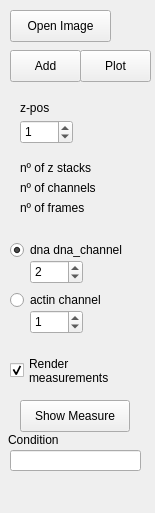
<?xml version="1.0" encoding="UTF-8"?>
<ui version="4.0">
 <class>Form</class>
 <widget class="QWidget" name="Form">
  <property name="geometry">
   <rect>
    <x>0</x>
    <y>0</y>
    <width>155</width>
    <height>513</height>
   </rect>
  </property>
  <property name="windowTitle">
   <string>Form</string>
  </property>
  <widget class="QPushButton" name="openButton">
   <property name="geometry">
    <rect>
     <x>10</x>
     <y>10</y>
     <width>101</width>
     <height>32</height>
    </rect>
   </property>
   <property name="text">
    <string>Open Image</string>
   </property>
  </widget>
  <widget class="QLabel" name="nzsLbl">
   <property name="geometry">
    <rect>
     <x>20</x>
     <y>160</y>
     <width>81</width>
     <height>16</height>
    </rect>
   </property>
   <property name="text">
    <string>nº of z stacks</string>
   </property>
  </widget>
  <widget class="QSpinBox" name="dnaSpin">
   <property name="geometry">
    <rect>
     <x>30</x>
     <y>260</y>
     <width>53</width>
     <height>24</height>
    </rect>
   </property>
   <property name="value">
    <number>2</number>
   </property>
  </widget>
  <widget class="QRadioButton" name="actChk">
   <property name="geometry">
    <rect>
     <x>10</x>
     <y>290</y>
     <width>141</width>
     <height>20</height>
    </rect>
   </property>
   <property name="text">
    <string>actin channel</string>
   </property>
  </widget>
  <widget class="QLabel" name="label">
   <property name="geometry">
    <rect>
     <x>20</x>
     <y>100</y>
     <width>41</width>
     <height>16</height>
    </rect>
   </property>
   <property name="text">
    <string>z-pos</string>
   </property>
  </widget>
  <widget class="QPushButton" name="addButton">
   <property name="geometry">
    <rect>
     <x>10</x>
     <y>50</y>
     <width>71</width>
     <height>32</height>
    </rect>
   </property>
   <property name="text">
    <string>Add</string>
   </property>
  </widget>
  <widget class="QRadioButton" name="dnaChk">
   <property name="geometry">
    <rect>
     <x>10</x>
     <y>240</y>
     <width>131</width>
     <height>20</height>
    </rect>
   </property>
   <property name="text">
    <string>dna dna_channel</string>
   </property>
   <property name="checked">
    <bool>true</bool>
   </property>
  </widget>
  <widget class="QSpinBox" name="zSpin">
   <property name="geometry">
    <rect>
     <x>20</x>
     <y>120</y>
     <width>53</width>
     <height>24</height>
    </rect>
   </property>
   <property name="minimum">
    <number>0</number>
   </property>
   <property name="value">
    <number>1</number>
   </property>
  </widget>
  <widget class="QCheckBox" name="renderChk">
   <property name="geometry">
    <rect>
     <x>10</x>
     <y>350</y>
     <width>121</width>
     <height>41</height>
    </rect>
   </property>
   <property name="text">
    <string>Render
measurements</string>
   </property>
   <property name="checked">
    <bool>true</bool>
   </property>
  </widget>
  <widget class="QLabel" name="nchLbl">
   <property name="geometry">
    <rect>
     <x>20</x>
     <y>180</y>
     <width>81</width>
     <height>16</height>
    </rect>
   </property>
   <property name="text">
    <string>nº of channels</string>
   </property>
  </widget>
  <widget class="QSpinBox" name="actSpin">
   <property name="geometry">
    <rect>
     <x>30</x>
     <y>310</y>
     <width>53</width>
     <height>24</height>
    </rect>
   </property>
   <property name="value">
    <number>1</number>
   </property>
  </widget>
  <widget class="QLabel" name="nfrLbl">
   <property name="geometry">
    <rect>
     <x>20</x>
     <y>200</y>
     <width>81</width>
     <height>16</height>
    </rect>
   </property>
   <property name="text">
    <string>nº of frames</string>
   </property>
  </widget>
  <widget class="QPushButton" name="measureButton">
   <property name="geometry">
    <rect>
     <x>20</x>
     <y>400</y>
     <width>110</width>
     <height>32</height>
    </rect>
   </property>
   <property name="text">
    <string>Show Measure</string>
   </property>
  </widget>
  <widget class="QLabel" name="label_2">
   <property name="geometry">
    <rect>
     <x>8</x>
     <y>430</y>
     <width>61</width>
     <height>20</height>
    </rect>
   </property>
   <property name="text">
    <string>Condition</string>
   </property>
  </widget>
  <widget class="QLineEdit" name="experimentLineEdit">
   <property name="geometry">
    <rect>
     <x>10</x>
     <y>450</y>
     <width>131</width>
     <height>21</height>
    </rect>
   </property>
  </widget>
  <widget class="QPushButton" name="plotButton">
   <property name="geometry">
    <rect>
     <x>80</x>
     <y>50</y>
     <width>71</width>
     <height>32</height>
    </rect>
   </property>
   <property name="text">
    <string>Plot</string>
   </property>
  </widget>
 </widget>
 <resources/>
 <connections/>
</ui>
